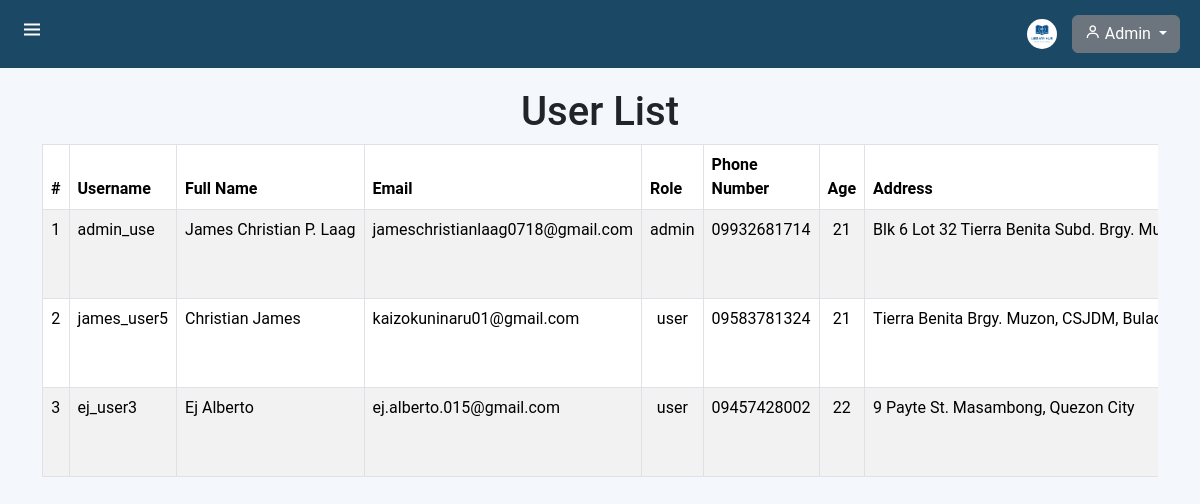
The app's page /user_credentials.php (signed in) with its own data.
### tables this page shows
CREATE TABLE `users` (
  `user_id` int(11) NOT NULL,
  `username` varchar(50) NOT NULL,
  `password` varchar(255) NOT NULL,
  `full_name` varchar(100) NOT NULL,
  `email` varchar(100) NOT NULL,
  `created_at` timestamp NOT NULL DEFAULT current_timestamp(),
  `role` enum('admin','user') NOT NULL DEFAULT 'user',
  `phone_number` varchar(15) NOT NULL,
  `address` text NOT NULL,
  `age` int(11) NOT NULL,
  `valid_id` varchar(255) NOT NULL,
  `status` enum('not-verified','verified') DEFAULT 'not-verified',
  `last_login` timestamp NOT NULL DEFAULT current_timestamp(),
  `reservation_history` text DEFAULT NULL,
  `updated_at` timestamp NOT NULL DEFAULT current_timestamp() ON UPDATE current_timestamp(),
  `is_verified` tinyint(1) DEFAULT 0,
  `id_type` varchar(255) NOT NULL,
  `first_login` tinyint(1) DEFAULT 1
);

### user_credentials.php (the view, shortened to what this page needs)
<?php
include 'config.php';
$query = "SELECT * FROM users";
$result = mysqli_query($conn, $query) or die('Query failed: ' . mysqli_error($conn));
?>
<!DOCTYPE html>
<html lang="en">
<head>
  <link href="https://cdn.jsdelivr.net/npm/bootstrap@5.3.0-alpha1/dist/css/bootstrap.min.css" rel="stylesheet">
  <link rel="stylesheet" href="styles/admin_styles.css">
</head>
<body>
<?php include 'admin_sidebar.php'; ?>
<?php include 'admin_header.php'; ?>
  <div class="container mt-5" style="padding-top: 40px;">
    <h1 class="text-center">User List</h1>
    <div class="table-responsive">
  <table class="table table-striped table-bordered table-hover">
    <thead>
      <tr>
        <th>#</th>
        <th>Username</th>
        <th>Full Name</th>
        <th>Email</th>
        <th>Role</th>
        <th>Phone Number</th>
        <th>Age</th>
        <th>Address</th>
      </tr>
    </thead>
    <tbody>
      <?php
      if (mysqli_num_rows($result) > 0) {
        $count = 1;
        while ($row = mysqli_fetch_assoc($result)) {
      ?>
        <tr>
          <td class="text-center"><?php echo $count++; ?></td>
          <td class="text-nowrap"><?php echo htmlspecialchars($row['username']); ?></td>
          <td class="text-nowrap"><?php echo htmlspecialchars($row['full_name']); ?></td>
          <td class="text-nowrap"><?php echo htmlspecialchars($row['email']); ?></td>
          <td class="text-center"><?php echo htmlspecialchars($row['role']); ?></td>
          <td class="text-center"><?php echo htmlspecialchars($row['phone_number']); ?></td>
          <td class="text-center"><?php echo htmlspecialchars($row['age']); ?></td>
          <td class="text-nowrap"><?php echo htmlspecialchars($row['address']); ?></td>
        </tr>
      <?php
        }
      } else {
        echo '<tr><td colspan="12" class="text-center">No users found.</td></tr>';
      }
      ?>
    </tbody>
  </table>
</div>
</body>
</html>

### styles/admin_styles.css (style rules this page uses)
:root { --color-primary: #2C3E50; --color-secondary: #A3B18A; --color-accent: #F4A261; --color-bg: #FDF6EC; --color-surface: #E9ECEF; --color-text: #2D2D2D; --color-text-light: #FFFFFF; --color-muted: #B0BEC5; }
body { background-color: var(--color-bg); color: var(--color-text); font-family: 'Segoe UI', sans-serif; }

### admin_sidebar.php (style rules this page uses)
body { margin: 0; font-family: 'Roboto', sans-serif; background-color: #f4f7fc; height: 100vh; overflow: hidden; }

### admin_header.php (style rules this page uses)
body { margin: 0; font-family: 'Roboto', sans-serif; background-color: #f4f7fc; }

### records on screen
users: username "admin_use", full_name "James Christian P. Laag", email "jameschristianlaag0718@gmail.com", role "admin", phone_number "09932681714", age "21", address "Blk 6 Lot 32 Tierra Benita Subd. Brgy.…"
users: username "james_user5", full_name "Christian James", email "kaizokuninaru01@gmail.com", role "user", phone_number "09583781324", age "21", address "Tierra Benita Brgy. Muzon, CSJDM,…"
users: username "ej_user3", full_name "Ej Alberto", email "ej.alberto.015@gmail.com", role "user", phone_number "09457428002", age "22", address "9 Payte St. Masambong, Quezon City"
